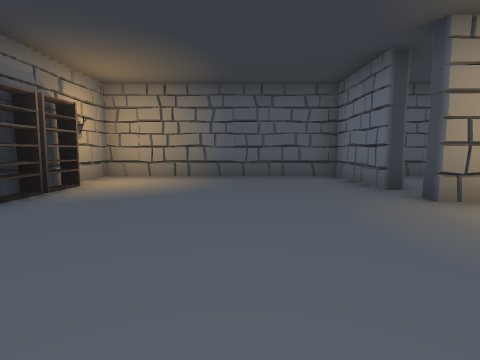
view 1 (above)

24 first-person views from a walk through a 3-D level made in the Unity game engine. The camera is 1.3 m above the floor, tilts 6° down and sees 80° across. Doors are open. The floor is counted in squares, 2 m on a side. Each view is taken from the middle of a square. On the plan, view 1 faces up. The plan holds only what a view shows up to about 9 squares ahead; the rest is blank. The player is left out. Some animated figures are not drawn.

view 2
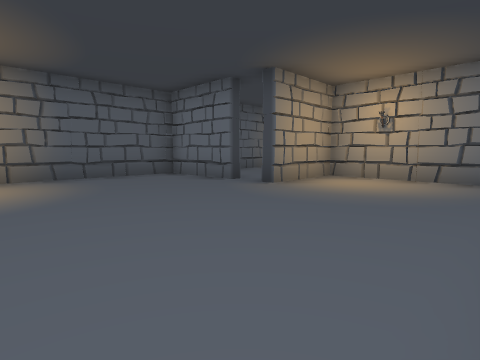

view 3
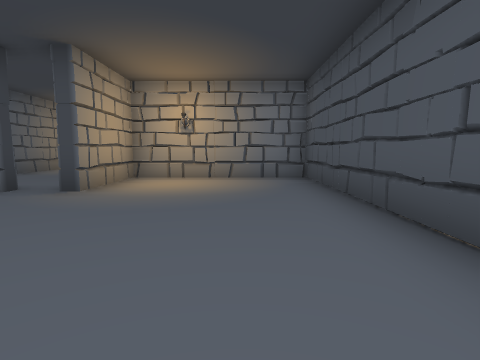

view 4
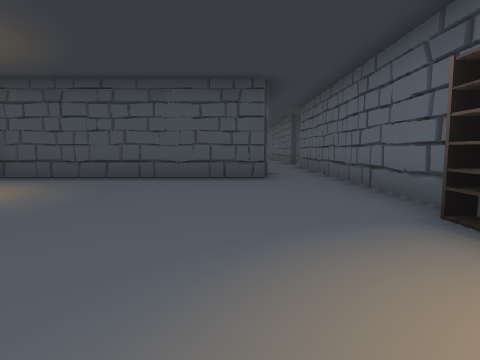

view 5
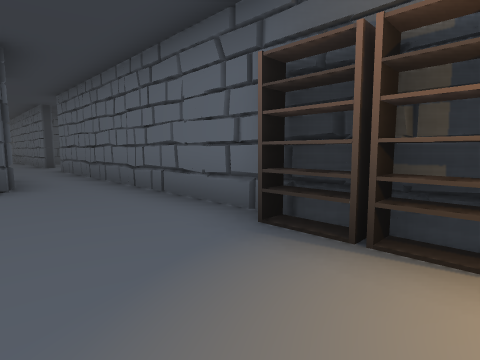

view 6
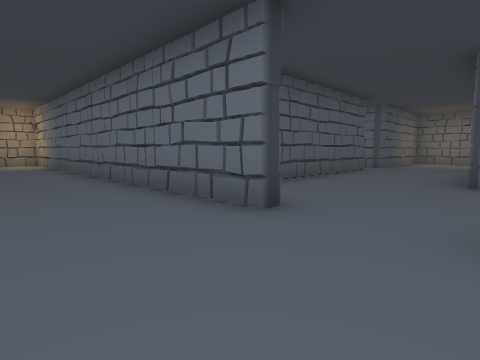

view 7
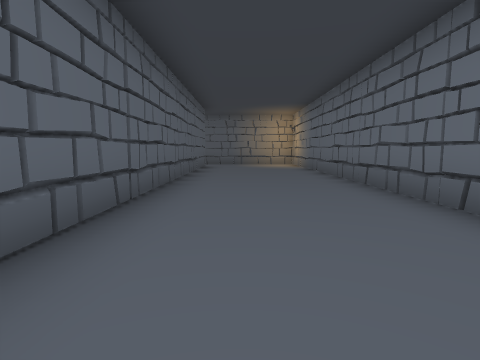

view 8
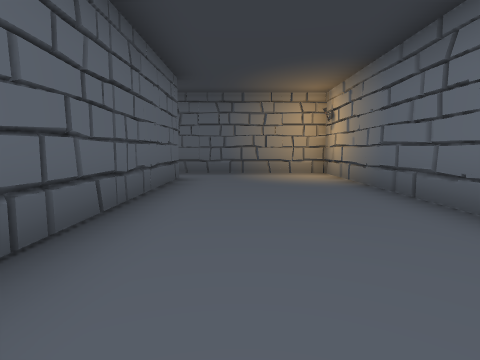

view 9
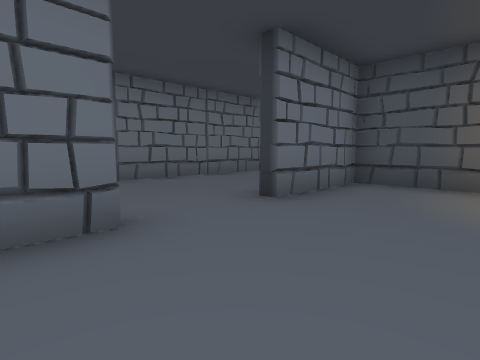

view 10
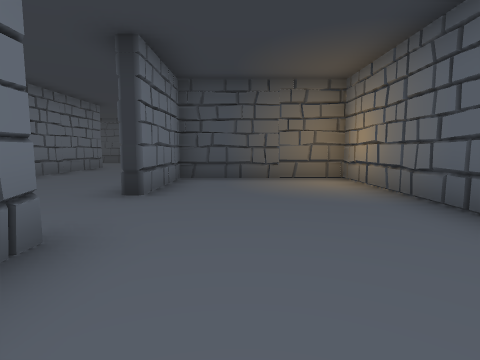

view 11
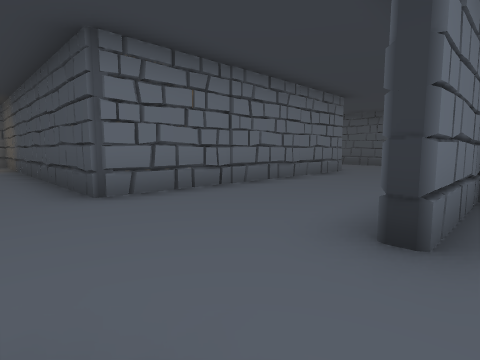

view 12
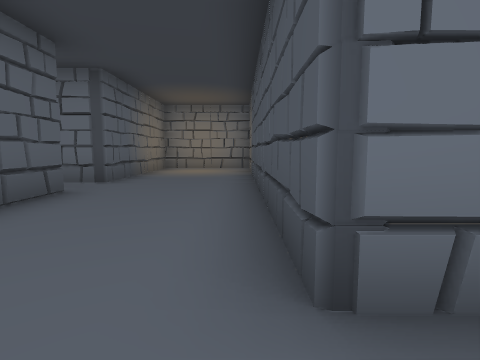

view 13
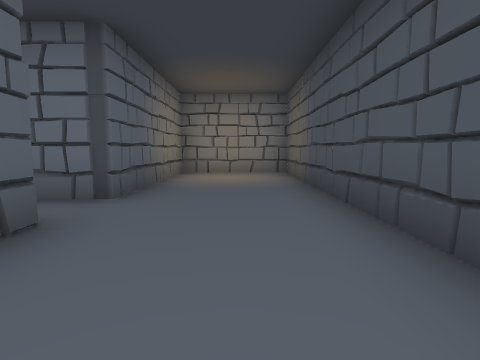

view 14
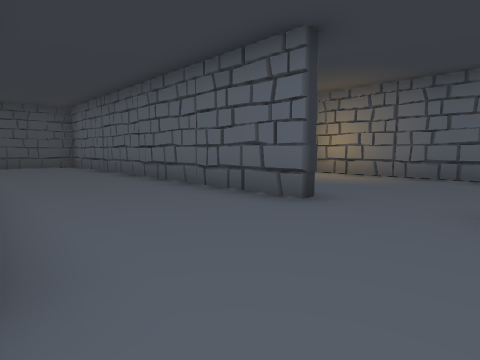

view 15
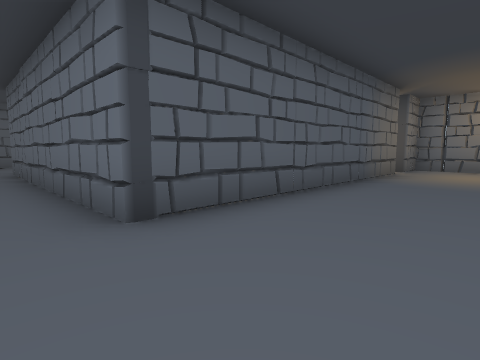

view 16
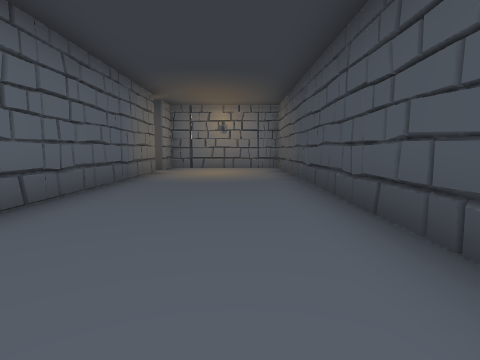

view 17
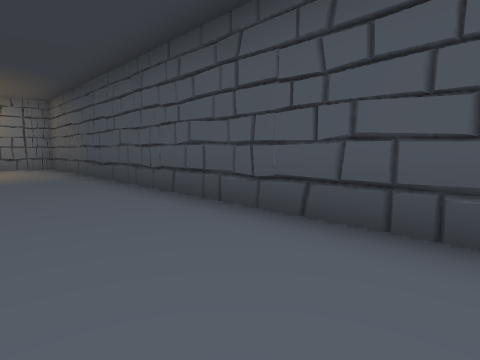

view 18
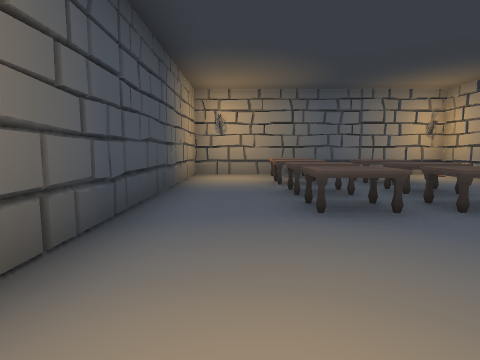

view 19
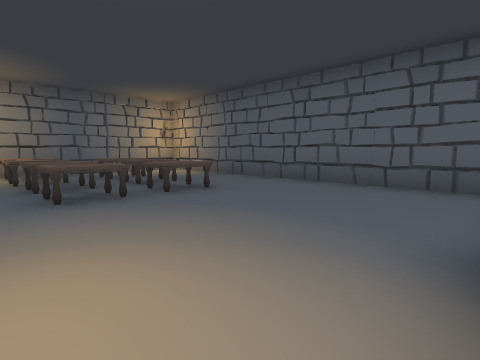

view 20
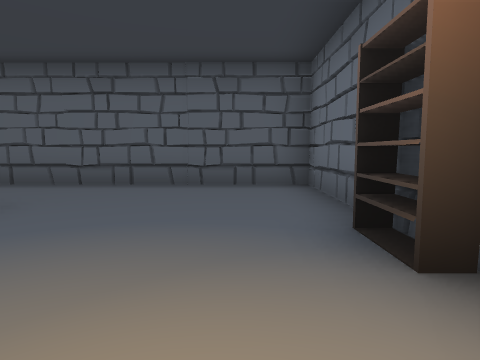

view 21
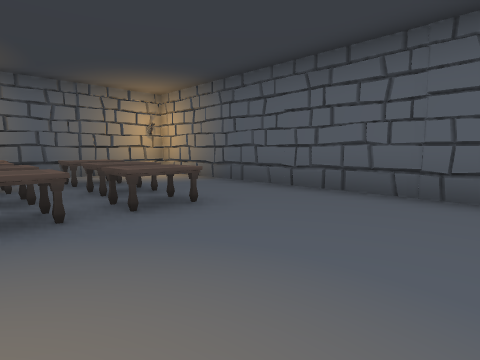

view 22
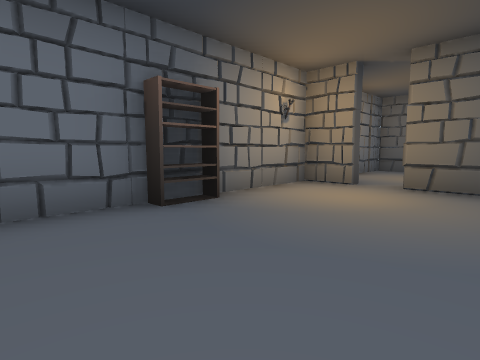

view 23
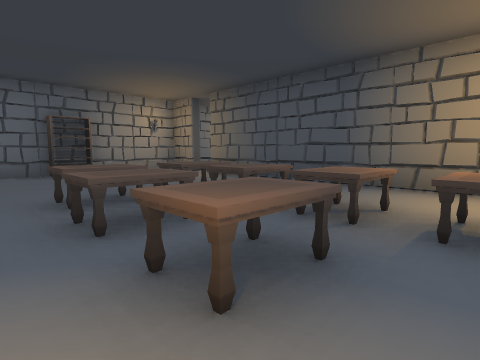

view 24
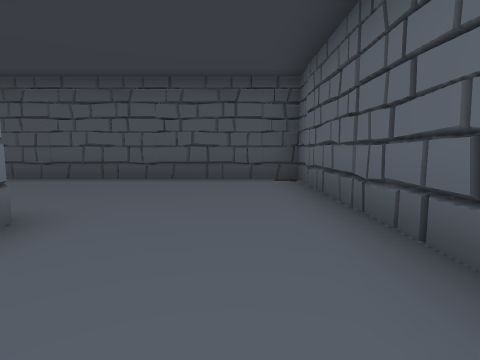

### Floor plan
Ten units are one square. View 1 is at (0, 0); x grows to the right and y downward. Boxes are objects, and circles mark ways between rooms. Rooms are numbered by the first view taken in them; rooms with no view inside come last. Other rooms are left out.
<svg viewBox="-82 -76 182 255">
<path fill="none" stroke="#000" d="M24 -46 24 -71 -33 -71 -33 -57M-33 -36 -33 14M-16 5 47 5 47 -35 24 -35M-17 9 -13 5M-33 34 -33 49M-36 50 -36 -34M-33 70 -33 134M14 64 18 61M35 33 -6 33M-36 -54 -36 -71 -77 -71M1 135 1 63 93 63 93 33 47 33M-74 -55 -74 96 -36 96 -36 70M74 135 1 135M-33 134 -33 174 93 174 93 135 83 135M64 68 60 64M63 133 66 130M38 134 42 131M82 132 93 132 93 66 4 66 4 132 75 132"/>
<rect x="-35" y="-45" width="10" height="10" fill="#bbb"><title>other object</title></rect>
<rect x="-35" y="-55" width="10" height="10" fill="#bbb"><title>other object</title></rect>
<rect x="5" y="105" width="10" height="10" fill="#bbb"><title>other object</title></rect>
<rect x="15" y="105" width="10" height="10" fill="#bbb"><title>other object</title></rect>
<rect x="15" y="85" width="10" height="10" fill="#bbb"><title>other object</title></rect>
<rect x="35" y="105" width="10" height="10" fill="#bbb"><title>other object</title></rect>
<rect x="35" y="85" width="10" height="10" fill="#bbb"><title>other object</title></rect>
<rect x="45" y="105" width="10" height="10" fill="#bbb"><title>other object</title></rect>
<rect x="45" y="85" width="10" height="10" fill="#bbb"><title>other object</title></rect>
<rect x="85" y="95" width="10" height="10" fill="#bbb"><title>other object</title></rect>
<circle cx="-15" cy="140" r="3" fill="#2a7"/>
<circle cx="80" cy="135" r="3" fill="#2a7"/>
<text x="0" y="-30">1</text>
<text x="-20" y="40">2</text>
<text x="30" y="160">3</text>
<text x="50" y="100">4</text>
</svg>
Room 2 opens to room 3. Room 3 opens to room 4.

Where each view was taken, in squares from view 1:
view 1: 0 up, 0 right, facing up
view 2: 0 up, 2 left, facing up-right
view 3: 1 up, 2 left, facing right
view 4: 6 up, 1 left, facing down
view 5: 5 up, 1 left, facing down-left
view 6: 7 down, 6 left, facing up-right
view 7: 6 down, 6 left, facing up
view 8: 1 down, 6 left, facing up
view 9: 4 down, 6 left, facing down-right
view 10: 3 down, 5 left, facing down
view 11: 5 down, 4 left, facing down-right
view 12: 6 down, 1 left, facing right
view 13: 5 down, 1 right, facing right
view 14: 5 down, 0 right, facing down-left
view 15: 16 down, 1 left, facing up-right
view 16: 16 down, 1 left, facing right
view 17: 15 down, 2 left, facing down-right
view 18: 12 down, 8 right, facing left
view 19: 12 down, 9 right, facing up-left
view 20: 12 down, 8 right, facing up
view 21: 11 down, 8 right, facing up-left
view 22: 8 down, 6 right, facing down-right
view 23: 8 down, 1 right, facing down-right
view 24: 11 down, 2 left, facing down
